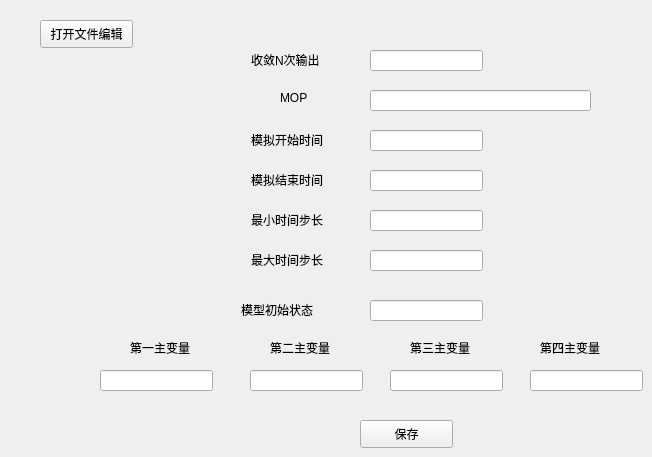
      <widget class="QWidget" name="tab_10">
       <attribute name="title">
        <string>全局</string>
       </attribute>
       <widget class="QPushButton" name="pushButton_16">
        <property name="geometry">
         <rect>
          <x>40</x>
          <y>20</y>
          <width>93</width>
          <height>28</height>
         </rect>
        </property>
        <property name="text">
         <string>打开文件编辑</string>
        </property>
       </widget>
       <widget class="QLabel" name="label_49">
        <property name="geometry">
         <rect>
          <x>251</x>
          <y>50</y>
          <width>91</width>
          <height>20</height>
         </rect>
        </property>
        <property name="text">
         <string>收敛N次输出</string>
        </property>
       </widget>
       <widget class="QLabel" name="label_50">
        <property name="geometry">
         <rect>
          <x>280</x>
          <y>90</y>
          <width>72</width>
          <height>15</height>
         </rect>
        </property>
        <property name="text">
         <string>MOP</string>
        </property>
       </widget>
       <widget class="QLabel" name="label_51">
        <property name="geometry">
         <rect>
          <x>251</x>
          <y>130</y>
          <width>91</width>
          <height>20</height>
         </rect>
        </property>
        <property name="text">
         <string>模拟开始时间</string>
        </property>
       </widget>
       <widget class="QLabel" name="label_52">
        <property name="geometry">
         <rect>
          <x>251</x>
          <y>170</y>
          <width>91</width>
          <height>20</height>
         </rect>
        </property>
        <property name="text">
         <string>模拟结束时间</string>
        </property>
       </widget>
       <widget class="QLabel" name="label_53">
        <property name="geometry">
         <rect>
          <x>251</x>
          <y>210</y>
          <width>91</width>
          <height>20</height>
         </rect>
        </property>
        <property name="text">
         <string>最小时间步长</string>
        </property>
       </widget>
       <widget class="QLabel" name="label_54">
        <property name="geometry">
         <rect>
          <x>251</x>
          <y>250</y>
          <width>91</width>
          <height>20</height>
         </rect>
        </property>
        <property name="text">
         <string>最大时间步长</string>
        </property>
       </widget>
       <widget class="QLabel" name="label_55">
        <property name="geometry">
         <rect>
          <x>241</x>
          <y>300</y>
          <width>91</width>
          <height>20</height>
         </rect>
        </property>
        <property name="text">
         <string>模型初始状态</string>
        </property>
       </widget>
       <widget class="QLabel" name="label_56">
        <property name="geometry">
         <rect>
          <x>130</x>
          <y>340</y>
          <width>72</width>
          <height>15</height>
         </rect>
        </property>
        <property name="text">
         <string>第一主变量</string>
        </property>
       </widget>
       <widget class="QLabel" name="label_57">
        <property name="geometry">
         <rect>
          <x>270</x>
          <y>340</y>
          <width>72</width>
          <height>15</height>
         </rect>
        </property>
        <property name="text">
         <string>第二主变量</string>
        </property>
       </widget>
       <widget class="QLabel" name="label_58">
        <property name="geometry">
         <rect>
          <x>410</x>
          <y>340</y>
          <width>72</width>
          <height>15</height>
         </rect>
        </property>
        <property name="text">
         <string>第三主变量</string>
        </property>
       </widget>
       <widget class="QLabel" name="label_59">
        <property name="geometry">
         <rect>
          <x>540</x>
          <y>340</y>
          <width>72</width>
          <height>15</height>
         </rect>
        </property>
        <property name="text">
         <string>第四主变量</string>
        </property>
       </widget>
       <widget class="QLineEdit" name="lineEdit_40">
        <property name="geometry">
         <rect>
          <x>100</x>
          <y>370</y>
          <width>113</width>
          <height>21</height>
         </rect>
        </property>
       </widget>
       <widget class="QLineEdit" name="lineEdit_41">
        <property name="geometry">
         <rect>
          <x>250</x>
          <y>370</y>
          <width>113</width>
          <height>21</height>
         </rect>
        </property>
       </widget>
       <widget class="QLineEdit" name="lineEdit_42">
        <property name="geometry">
         <rect>
          <x>390</x>
          <y>370</y>
          <width>113</width>
          <height>21</height>
         </rect>
        </property>
       </widget>
       <widget class="QLineEdit" name="lineEdit_43">
        <property name="geometry">
         <rect>
          <x>530</x>
          <y>370</y>
          <width>113</width>
          <height>21</height>
         </rect>
        </property>
       </widget>
       <widget class="QLineEdit" name="lineEdit_44">
        <property name="geometry">
         <rect>
          <x>370</x>
          <y>50</y>
          <width>113</width>
          <height>21</height>
         </rect>
        </property>
       </widget>
       <widget class="QLineEdit" name="lineEdit_45">
        <property name="geometry">
         <rect>
          <x>370</x>
          <y>90</y>
          <width>221</width>
          <height>21</height>
         </rect>
        </property>
       </widget>
       <widget class="QLineEdit" name="lineEdit_46">
        <property name="geometry">
         <rect>
          <x>370</x>
          <y>130</y>
          <width>113</width>
          <height>21</height>
         </rect>
        </property>
       </widget>
       <widget class="QLineEdit" name="lineEdit_47">
        <property name="geometry">
         <rect>
          <x>370</x>
          <y>170</y>
          <width>113</width>
          <height>21</height>
         </rect>
        </property>
       </widget>
       <widget class="QLineEdit" name="lineEdit_48">
        <property name="geometry">
         <rect>
          <x>370</x>
          <y>210</y>
          <width>113</width>
          <height>21</height>
         </rect>
        </property>
       </widget>
       <widget class="QLineEdit" name="lineEdit_49">
        <property name="geometry">
         <rect>
          <x>370</x>
          <y>250</y>
          <width>113</width>
          <height>21</height>
         </rect>
        </property>
       </widget>
       <widget class="QLineEdit" name="lineEdit_50">
        <property name="geometry">
         <rect>
          <x>370</x>
          <y>300</y>
          <width>113</width>
          <height>21</height>
         </rect>
        </property>
       </widget>
       <widget class="QPushButton" name="pushButton_30">
        <property name="geometry">
         <rect>
          <x>360</x>
          <y>420</y>
          <width>93</width>
          <height>28</height>
         </rect>
        </property>
        <property name="text">
         <string>保存</string>
        </property>
       </widget>
      </widget>
